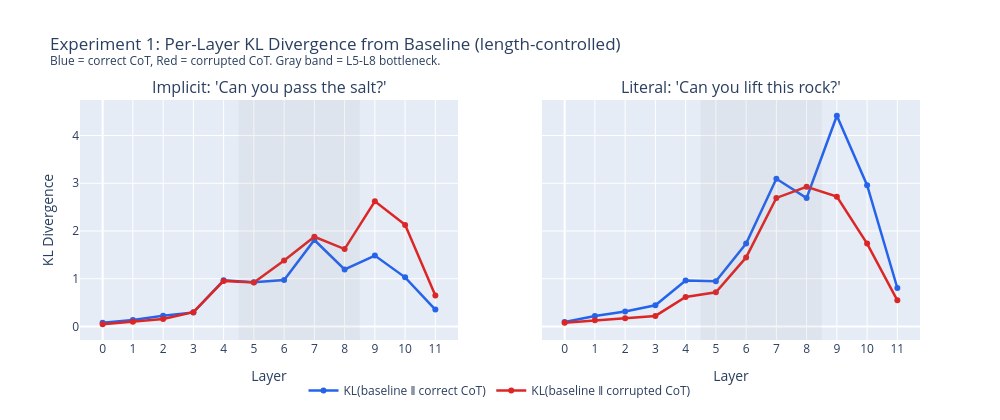

Write notebook code for a chart like this one.
### Code cell
# Visualization 1a: Per-layer KL divergence (length-controlled)
# Color convention: blue=cot (correct), red=corrupted (wrong)
fig = make_subplots(
    rows=1, cols=2,
    subplot_titles=["Implicit: 'Can you pass the salt?'", "Literal: 'Can you lift this rock?'"],
    shared_yaxes=True,
)

layers = list(range(n_layers))

for col, sent_type in enumerate(["implicit", "literal"], 1):
    r = exp1_results[sent_type]
    
    fig.add_trace(go.Scatter(
        x=layers, y=r["kl_cot"], mode="lines+markers",
        name="KL(baseline ‖ correct CoT)",
        line=dict(color="#2563eb", width=2.5), marker=dict(size=6),
        legendgroup="cot", showlegend=(col == 1),
    ), row=1, col=col)
    
    fig.add_trace(go.Scatter(
        x=layers, y=r["kl_corrupted"], mode="lines+markers",
        name="KL(baseline ‖ corrupted CoT)",
        line=dict(color="#dc2626", width=2.5), marker=dict(size=6),
        legendgroup="corr", showlegend=(col == 1),
    ), row=1, col=col)
    
    # Shade L5-L8 bottleneck
    fig.add_vrect(x0=L_PRIMARY-0.5, x1=L_SECONDARY+0.5,
                  fillcolor="gray", opacity=0.08, line_width=0,
                  row=1, col=col)

fig.update_layout(
    title="Experiment 1: Per-Layer KL Divergence from Baseline (length-controlled)<br>"
          "<sup>Blue = correct CoT, Red = corrupted CoT. Gray band = L5-L8 bottleneck.</sup>",
    height=420, width=1000,
    legend=dict(x=0.5, y=-0.15, xanchor="center", orientation="h"),
)
fig.update_xaxes(title_text="Layer", dtick=1)
fig.update_yaxes(title_text="KL Divergence", row=1, col=1)

fig.write_image(f"{SAVE_DIR}/exp1_kl_per_layer.png", scale=2)
fig.show()

### Figure 1 — Plotly figure (JSON) as saved in the notebook; plotly's stock layout.template omitted (floating-point values rounded to 4 significant figures)
{"data": [{"legendgroup": "cot", "line": {"color": "#2563eb", "width": 2.5}, "marker": {"size": 6}, "mode": "lines+markers", "name": "KL(baseline ‖ correct CoT)", "showlegend": true, "type": "scatter", "x": [0, 1, 2, 3, 4, 5, 6, 7, 8, 9, 10, 11], "xaxis": "x", "y": [0.07642, 0.1348, 0.2222, 0.2939, 0.9658, 0.9241, 0.9707, 1.811, 1.195, 1.484, 1.028, 0.3522], "yaxis": "y"}, {"legendgroup": "corr", "line": {"color": "#dc2626", "width": 2.5}, "marker": {"size": 6}, "mode": "lines+markers", "name": "KL(baseline ‖ corrupted CoT)", "showlegend": true, "type": "scatter", "x": [0, 1, 2, 3, 4, 5, 6, 7, 8, 9, 10, 11], "xaxis": "x", "y": [0.04513, 0.09763, 0.1551, 0.2985, 0.9543, 0.9218, 1.379, 1.879, 1.621, 2.624, 2.128, 0.6472], "yaxis": "y"}, {"legendgroup": "cot", "line": {"color": "#2563eb", "width": 2.5}, "marker": {"size": 6}, "mode": "lines+markers", "name": "KL(baseline ‖ correct CoT)", "showlegend": false, "type": "scatter", "x": [0, 1, 2, 3, 4, 5, 6, 7, 8, 9, 10, 11], "xaxis": "x2", "y": [0.09402, 0.2193, 0.3125, 0.4416, 0.9607, 0.9445, 1.736, 3.095, 2.691, 4.415, 2.96, 0.8051], "yaxis": "y2"}, {"legendgroup": "corr", "line": {"color": "#dc2626", "width": 2.5}, "marker": {"size": 6}, "mode": "lines+markers", "name": "KL(baseline ‖ corrupted CoT)", "showlegend": false, "type": "scatter", "x": [0, 1, 2, 3, 4, 5, 6, 7, 8, 9, 10, 11], "xaxis": "x2", "y": [0.07794, 0.1315, 0.1696, 0.2198, 0.6182, 0.714, 1.446, 2.693, 2.926, 2.719, 1.736, 0.5469], "yaxis": "y2"}], "layout": {"annotations": [{"font": {"size": 16}, "showarrow": false, "text": "Implicit: 'Can you pass the salt?'", "x": 0.225, "xanchor": "center", "xref": "paper", "y": 1, "yanchor": "bottom", "yref": "paper"}, {"font": {"size": 16}, "showarrow": false, "text": "Literal: 'Can you lift this rock?'", "x": 0.775, "xanchor": "center", "xref": "paper", "y": 1, "yanchor": "bottom", "yref": "paper"}], "height": 420, "legend": {"orientation": "h", "x": 0.5, "xanchor": "center", "y": -0.15}, "shapes": [{"fillcolor": "gray", "line": {"width": 0}, "opacity": 0.08, "type": "rect", "x0": 4.5, "x1": 8.5, "xref": "x", "y0": 0, "y1": 1, "yref": "y domain"}, {"fillcolor": "gray", "line": {"width": 0}, "opacity": 0.08, "type": "rect", "x0": 4.5, "x1": 8.5, "xref": "x2", "y0": 0, "y1": 1, "yref": "y2 domain"}], "title": {"text": "Experiment 1: Per-Layer KL Divergence from Baseline (length-controlled)<br><sup>Blue = correct CoT, Red = corrupted CoT. Gray band = L5-L8 bottleneck.</sup>"}, "width": 1000, "xaxis": {"anchor": "y", "domain": [0, 0.45], "dtick": 1, "title": {"text": "Layer"}}, "xaxis2": {"anchor": "y2", "domain": [0.55, 1], "dtick": 1, "title": {"text": "Layer"}}, "yaxis": {"anchor": "x", "domain": [0, 1], "title": {"text": "KL Divergence"}}, "yaxis2": {"anchor": "x2", "domain": [0, 1], "matches": "y", "showticklabels": false}}}
